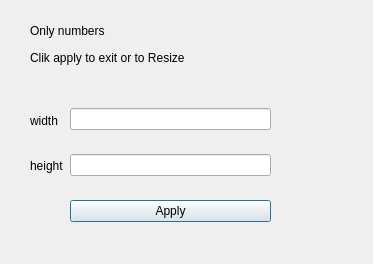
<?xml version="1.0" encoding="UTF-8"?>
<ui version="4.0">
 <class>imageDrawSize</class>
 <widget class="QDialog" name="imageDrawSize">
  <property name="geometry">
   <rect>
    <x>0</x>
    <y>0</y>
    <width>373</width>
    <height>264</height>
   </rect>
  </property>
  <property name="windowTitle">
   <string>Dialog</string>
  </property>
  <widget class="QWidget" name="verticalLayoutWidget">
   <property name="geometry">
    <rect>
     <x>70</x>
     <y>90</y>
     <width>201</width>
     <height>151</height>
    </rect>
   </property>
   <layout class="QVBoxLayout" name="verticalLayout">
    <item>
     <widget class="QLineEdit" name="widthLineEdit"/>
    </item>
    <item>
     <widget class="QLineEdit" name="heigthLineEdit"/>
    </item>
    <item>
     <widget class="QPushButton" name="pushButton">
      <property name="text">
       <string>Apply</string>
      </property>
     </widget>
    </item>
   </layout>
  </widget>
  <widget class="QLabel" name="label">
   <property name="geometry">
    <rect>
     <x>30</x>
     <y>110</y>
     <width>41</width>
     <height>21</height>
    </rect>
   </property>
   <property name="text">
    <string>width</string>
   </property>
  </widget>
  <widget class="QLabel" name="label_2">
   <property name="geometry">
    <rect>
     <x>30</x>
     <y>150</y>
     <width>51</width>
     <height>31</height>
    </rect>
   </property>
   <property name="text">
    <string>height</string>
   </property>
  </widget>
  <widget class="QLabel" name="label_3">
   <property name="geometry">
    <rect>
     <x>30</x>
     <y>20</y>
     <width>121</width>
     <height>21</height>
    </rect>
   </property>
   <property name="text">
    <string>Only numbers</string>
   </property>
  </widget>
  <widget class="QLabel" name="label_4">
   <property name="geometry">
    <rect>
     <x>30</x>
     <y>50</y>
     <width>181</width>
     <height>16</height>
    </rect>
   </property>
   <property name="text">
    <string>Clik apply to exit or to Resize</string>
   </property>
  </widget>
 </widget>
 <resources/>
 <connections/>
</ui>
